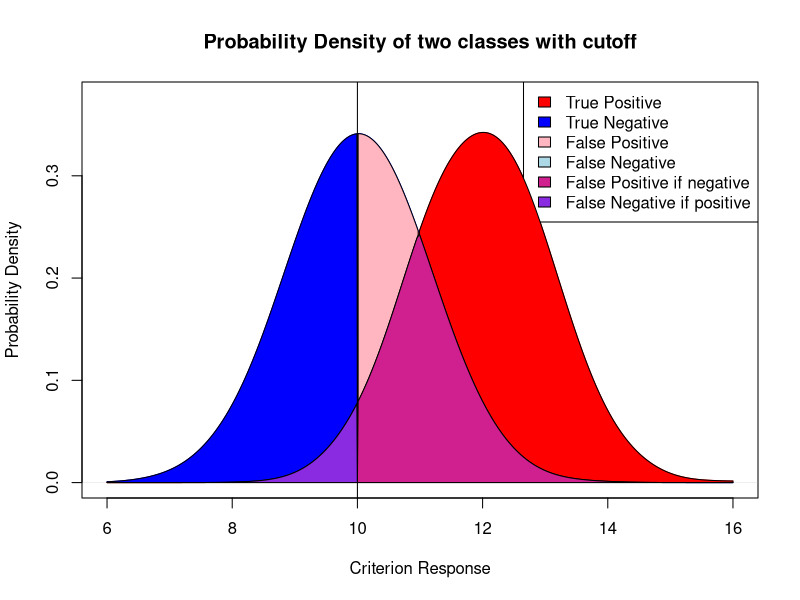

Recreate this plot in R.
library(ROCR)
n <- 1000
threshold <- 10
A.stdev = 1
A.mean = 10
B.offset = 2
B.mean = 10 + B.offset
B.stdev = 1
A <- rnorm(n, A.mean, A.stdev)
B <- rnorm(n, B.mean, B.stdev)
xlims <- range(A.mean - A.stdev * 4, B.mean + B.stdev * 4)
A.density <- density(A, bw = "SJ", adjust = 2, from = xlims[1], to = xlims[2])
B.density <- density(B, bw = "SJ", adjust = 2, from = xlims[1], to = xlims[2]) 
maxY <- max(c(A.density$y, B.density$y))
ylims <- range(0, maxY * 1.1)
plot(A.density, col = "blue", xlim = xlims, ylim = ylims, 
     main = "Probability Density of two classes with cutoff", 
     ylab = "Probability Density",
     xlab = "Criterion Response")
lines(B.density, col = "red")
#colors

cols <- list()
cols[["True Positive"]] <- "red"
cols[["True Negative"]] <- "blue"
cols[["False Positive"]] <- "lightpink"
cols[["False Negative"]] <- "lightblue"
cols[["False Positive if negative"]] <- "violetred"
cols[["False Negative if positive"]] <- "blueviolet"

legend("topright", names(cols), fill = sapply(cols, function(x){ x[1] }))
            
#Find the intersection point
between_the_means <- which(A.density$x > A.mean & B.density$x < B.mean) #intersection point is between the means
inter_point_conditional <- as.logical(abs(diff(A.density$y[between_the_means] < B.density$y[between_the_means])))
intersX <- A.density$x[between_the_means][inter_point_conditional] 
intersY <- A.density$y[between_the_means][inter_point_conditional]

#true positive
left <- if(intersX > threshold) intersX else threshold
polygon(c(B.density$x[which(B.density$x > left)], rev(A.density$x[which(A.density$x > left)])),
        c(B.density$y[which(B.density$x > left)], rev(A.density$y[which(A.density$x > left)])),
        col = cols[["True Positive"]])
#true negative
right <- if(intersX < threshold) intersX else threshold
polygon(c(A.density$x[which(A.density$x < right)], right, rev(A.density$x[which(A.density$x < right)])),
        c(A.density$y[which(A.density$x < right)], rev(B.density$y[which(B.density$x < right)])[1], rev(B.density$y[which(B.density$x < right)])),
        col = cols[["True Negative"]])
#false negative
polygon(c(rev(A.density$x[which(A.density$x > intersX & A.density$x < threshold)]), B.density$x[which(B.density$x > intersX & B.density$x < threshold)]),
        c(rev(A.density$y[which(A.density$x > intersX & A.density$x < threshold)]), B.density$y[which(B.density$x > intersX & B.density$x < threshold)]),
        col = cols[["False Negative"]])
#false positive
polygon(c(A.density$x[which(A.density$x > threshold & B.density$x <= intersX)], rev(B.density$x[which(B.density$x <= intersX & B.density$x > threshold)])),
        c(A.density$y[which(A.density$x > threshold & B.density$x <= intersX)], rev(B.density$y[which(B.density$x <= intersX & B.density$x > threshold)])),
        col = cols[["False Positive"]])
#overlapPos
polygon(c(B.density$x[which(B.density$x > threshold & B.density$x < intersX)], A.density$x[which(A.density$x > left)], threshold), 
        c(B.density$y[which(B.density$x > threshold & B.density$x < intersX)], A.density$y[which(A.density$x > left)], 0), 
        col = cols[["False Positive if negative"]])
#overlapNeg
polygon(c(B.density$x[which(B.density$x < right)], A.density$x[which(A.density$x > intersX & A.density$x < threshold)], threshold), 
        c(B.density$y[which(B.density$x < right)], A.density$y[which(A.density$x > intersX & A.density$x < threshold)],0), 
        col = cols[["False Negative if positive"]])
abline(v = threshold)
#create the ROCR Prediction and Performance objects
pred <- prediction(c(A, B), c(rep("A", n), rep("B", n)))
perf <- performance(pred, "prbe")
